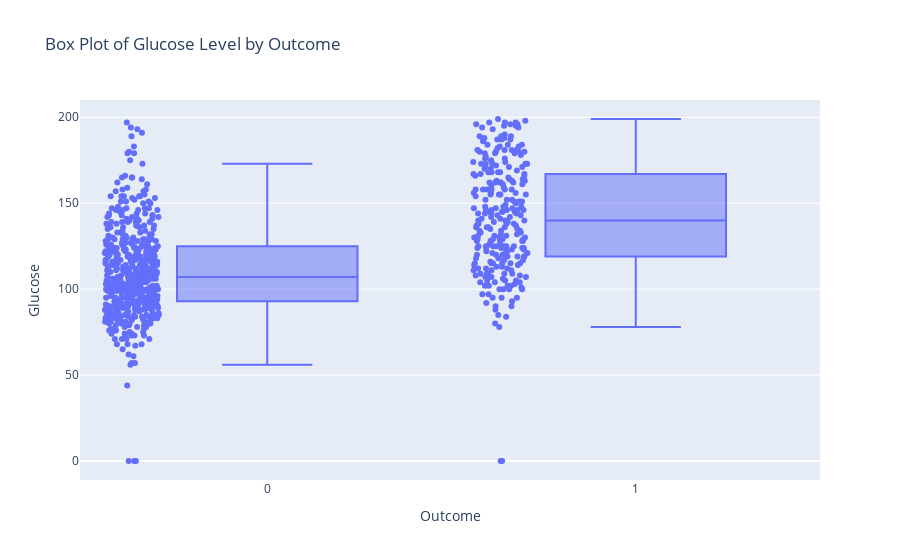

Notebook code for this chart:
### Code cell
# Box Plot
fig = px.box(df, x='Outcome', y='Glucose', points="all",
             title='Box Plot of Glucose Level by Outcome')
fig.show()

### Figure 1 — Plotly figure (JSON) as saved in the notebook; plotly's stock layout.template omitted (floating-point values rounded to 4 significant figures; data arrays with more than 128 entries replaced by an {"elided": "..."} marker saying what was removed)
{"data": [{"alignmentgroup": "True", "boxpoints": "all", "hovertemplate": "Outcome=%{x}<br>Glucose=%{y}<extra></extra>", "legendgroup": "", "marker": {"color": "#636efa"}, "name": "", "notched": false, "offsetgroup": "", "orientation": "v", "showlegend": false, "type": "box", "x": {"elided": "768 int values"}, "x0": " ", "xaxis": "x", "y": {"elided": "768 int values"}, "y0": " ", "yaxis": "y"}], "layout": {"boxmode": "group", "legend": {"tracegroupgap": 0}, "title": {"text": "Box Plot of Glucose Level by Outcome"}, "xaxis": {"anchor": "y", "domain": [0, 1], "title": {"text": "Outcome"}}, "yaxis": {"anchor": "x", "domain": [0, 1], "title": {"text": "Glucose"}}}}
